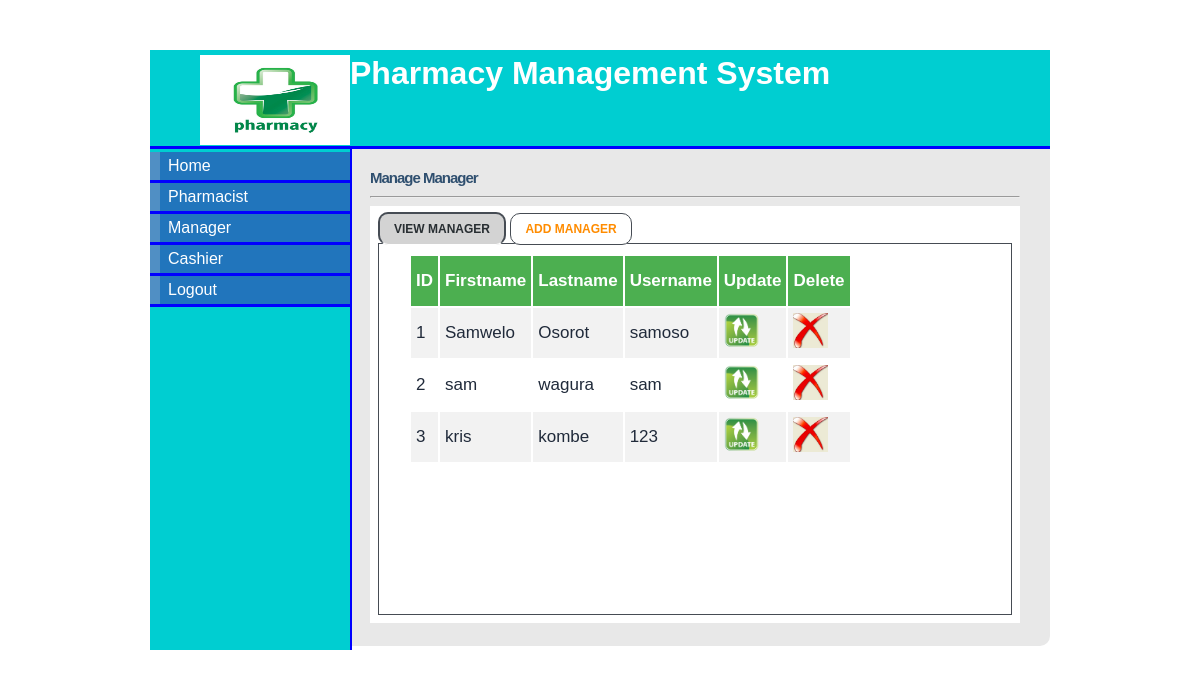
/admin_manager.php (signed in), run on the app's committed database.
### tables this page shows
CREATE TABLE `manager` (
  `manager_id` tinyint(5) NOT NULL,
  `first_name` varchar(15) NOT NULL,
  `last_name` varchar(15) NOT NULL,
  `staff_id` varchar(10) NOT NULL,
  `postal_address` varchar(20) NOT NULL,
  `phone` varchar(12) NOT NULL,
  `email` varchar(20) NOT NULL,
  `username` varchar(10) NOT NULL,
  `password` varchar(10) NOT NULL,
  `date` datetime NOT NULL
);

### admin_manager.php (the view, shortened to what this page needs)
<!DOCTYPE html>
<html>
<head>
<link rel="stylesheet" type="text/css" href="style/mystyle.css">
	<link rel="stylesheet" type="text/css" href="style/form.css">
<link rel="stylesheet" href="style/style.css" type="text/css" media="screen" />
<link rel="stylesheet" href="style/table1.css" type="text/css" media="screen" />
</head>
<body>
<div id="content">
<div id="header">
<h1><a href="#"><img src="images/hd_logo.jpg" class="img"></a> Pharmacy Management System</h1></div>
<div id="left_column">
<div id="button">
<ul>
			<li><a href="admin.php">Home</a></li>
			<li><a href="admin_pharmacist.php">Pharmacist</a></li>
			<li><a href="admin_manager.php">Manager</a></li>
			<li><a href="admin_cashier.php">Cashier</a></li>
			<li><a href="logout.php">Logout</a></li>
		</ul>
</div>
		</div>
<div id="main">
<div id="tabbed_box" class="tabbed_box">
    <h4>Manage Manager</h4>
<hr/>
    <div class="tabbed_area">
        <ul class="tabs">
            <li><a href="javascript:tabSwitch('tab_1', 'content_1');" id="tab_1" class="active">View manager</a></li>
            <li><a href="javascript:tabSwitch('tab_2', 'content_2');" id="tab_2">Add manager</a></li>
        </ul>
        <div id="content_1" class="content">
			<?php echo $message;
        include_once('connect_db.php');
        $result = mysqli_query($conn, "SELECT * FROM manager")
                or die(mysql_error());
        echo "<table border='0' cellpadding='5' align='center'>";
        echo "<tr> <th>ID</th><th>Firstname </th> <th>Lastname </th> <th>Username </th><th>Update </th><th>Delete</th></tr>";
        while($row = mysqli_fetch_array( $result )) {
                echo "<tr>";
                echo '<td>' . $row['manager_id'] . '</td>';
                echo '<td>' . $row['first_name'] . '</td>';
				echo '<td>' . $row['last_name'] . '</td>';
				echo '<td>' . $row['username'] . '</td>';
				?>
				<td><a href="update_manager.php?id=<?php echo $row['manager_id']?>"><img src="images/update-icon.png" width="35" height="35" border="0" /></a></td>
				<td><a href="delete_manager.php?id=<?php echo $row['manager_id']?>"><img src="images/delete-icon.jpg" width="35" height="35" border="0" /></a></td>
				<?php
		 }
        echo "</table>";
?>
        </div>
    </div>
</div>
</div>
</div>
</body>
</html>

### style/mystyle.css (style rules this page uses)
body { margin-top: 50px; padding-top: 0px; }
#content { margin-left: auto; margin-right: auto; background: #E8E8E8; width: 900px; height: auto; font-family: sans-serif; border-radius: 10px; }
#tab_1,#tab_2,#tab_3,#tab_4 { font-size: 12px; font-family: sans-serif; }
#header { width: 900px; height: 96px; background: #00CED1; border-bottom: solid 3px blue; }
#header h1 { margin: 0px; padding-top: 5px; margin-left: 50px; color: #fff; }
#header .img { float:left; height: 90px; width: 150px; }
#left_column { clear: all; float: left; width: 200px; height: 501px; background: #00CED1; border-right:solid 2px blue; }
#main { clear: all; width: 780px; height: 470px; background: #E8E8E8; }
#button { width: 12.5em; padding: 0 0 1em 0; margin-top: 0.2em; margin-bottom: 1em; font-family: 'Trebuchet MS', 'Lucida Grande', Verdana, Arial, Sans-serif; background: #00CED1; color: #333; }
#button ul { list-style: none; margin: 0; padding: 0; border: none; }
#button li { border-bottom: 3px solid blue; margin: 0; list-style: none; list-style-image: none; }
#button li a { display: block; padding: 5px 5px 5px 0.5em; border-left: 10px solid #508fc4; border-right: 10px solid #2175bc; background-color: #2175bc; color: #fff; text-decoration: none; width: 100%; }
html>body #button li a { width: auto; }

### style/style.css (style rules this page uses)
#tabbed_box { margin: 0px auto 0px 220px; width: 650px; border-radius: 10px; }
.tabbed_box h4 { font-size: 15px; color:#2F4F6F; letter-spacing:-1px; margin-bottom:10px; }
.tabbed_area { border: 0px solid #494e52; background-color: #fff; padding: 8px; }
ul.tabs { margin: 0px; padding: 0px; margin-top: 5px; margin-bottom: 6px; }
ul.tabs li { list-style: none; display: inline; }
ul.tabs li a { background-color:#ffffff; color: darkorange; padding: 8px 14px 8px 14px; text-decoration: none; font-size: 6px; font-family: Verdana, Arial, Helvetica, sans-serif; font-weight: bold; text-transform: uppercase; border: 1px solid #464c54; border-radius: 10px; }
ul.tabs li a.active { background-color:lightgray ; color: #282e32; border: 2px solid #464c54; border-bottom: 1px solid #ffffff; }
.content { background-color: #ffffff; padding: 10px; border: 1px solid #464c54; }

### style/table1.css (style rules this page uses)
table { overflow-y:scroll; height:350px; display:block; margin-top:; background-color: ; font-family: sans-serif; font-size: 17px; color:#202a3a; margin-left: 20px; width: auto; }
th, td { text-align: left; }
tr:nth-child(even) { background-color: #f2f2f2 }
th { background-color: #4CAF50; color: white; height: 40px; }

### admin_manager.php (style rules this page uses)
#main { height: 477px; }

### data on the page
manager: manager_id "1", first_name "Samwelo", last_name "Osorot", username "samoso"
manager: manager_id "2", first_name "sam", last_name "wagura", username "sam"
manager: manager_id "3", first_name "kris", last_name "kombe", username "123"
